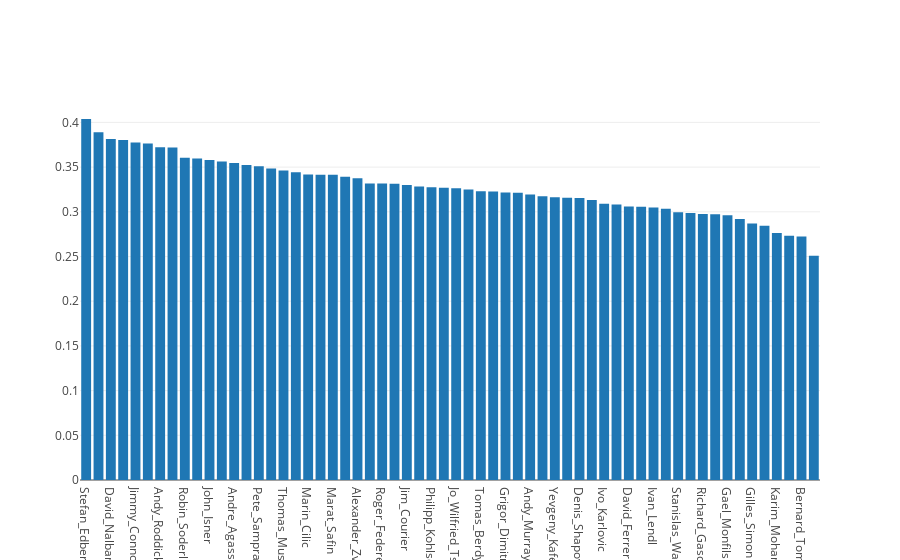

Notebook cell for this chart:
### Code cell
data = [go.Bar(x=fe_rate_filtered['player'], y=fe_rate_filtered['percent_forced_err'])]
plotly.offline.iplot(data)

### Figure 1 — Plotly figure (JSON) as saved in the notebook; plotly's stock layout.template omitted (floating-point values rounded to 4 significant figures)
{"data": [{"type": "bar", "uid": "41c5ebb0-94d9-4cb5-b188-9109ba5ae46b", "x": ["Stefan_Edberg", "Jeremy_Chardy", "David_Nalbandian", "Boris_Becker", "Jimmy_Connors", "Nikolay_Davydenko", "Andy_Roddick", "Goran_Ivanisevic", "Robin_Soderling", "John_Mcenroe", "John_Isner", "Patrick_Rafter", "Andre_Agassi", "Tommy_Haas", "Pete_Sampras", "Michael_Stich", "Thomas_Muster", "Stefanos_Tsitsipas", "Marin_Cilic", "Novak_Djokovic", "Marat_Safin", "Feliciano_Lopez", "Alexander_Zverev", "Lucas_Pouille", "Roger_Federer", "Fernando_Verdasco", "Jim_Courier", "Mats_Wilander", "Philipp_Kohlschreiber", "Rafael_Nadal", "Jo_Wilfried_Tsonga", "Kei_Nishikori", "Tomas_Berdych", "Nick_Kyrgios", "Grigor_Dimitrov", "Dominic_Thiem", "Andy_Murray", "Kevin_Anderson", "Yevgeny_Kafelnikov", "Juan_Martin_Del_Potro", "Denis_Shapovalov", "Milos_Raonic", "Ivo_Karlovic", "Borna_Coric", "David_Ferrer", "Alexandr_Dolgopolov", "Ivan_Lendl", "Lleyton_Hewitt", "Stanislas_Wawrinka", "Roberto_Bautista_Agut", "Richard_Gasquet", "Gustavo_Kuerten", "Gael_Monfils", "Michael_Chang", "Gilles_Simon", "David_Goffin", "Karim_Mohamed_Maamoun", "Sergi_Bruguera", "Bernard_Tomic", "Bjorn_Borg"], "y": [0.4038, 0.389, 0.3815, 0.3805, 0.3776, 0.3764, 0.3723, 0.3719, 0.3606, 0.3597, 0.358, 0.3562, 0.3545, 0.3525, 0.3509, 0.3484, 0.3463, 0.3442, 0.3418, 0.3415, 0.3414, 0.3393, 0.3374, 0.3318, 0.3316, 0.3314, 0.33, 0.3283, 0.3274, 0.3268, 0.3264, 0.3249, 0.3229, 0.3227, 0.3215, 0.3214, 0.3194, 0.3174, 0.3164, 0.3158, 0.3155, 0.3133, 0.309, 0.3081, 0.3058, 0.3057, 0.3047, 0.3034, 0.2994, 0.2986, 0.2976, 0.2973, 0.2962, 0.2921, 0.2869, 0.2845, 0.2762, 0.2731, 0.2724, 0.2507]}], "layout": {"autosize": true, "xaxis": {"autorange": true, "range": [-0.5, 59.5], "type": "category"}, "yaxis": {"autorange": true, "range": [0, 0.4251], "type": "linear"}}}
